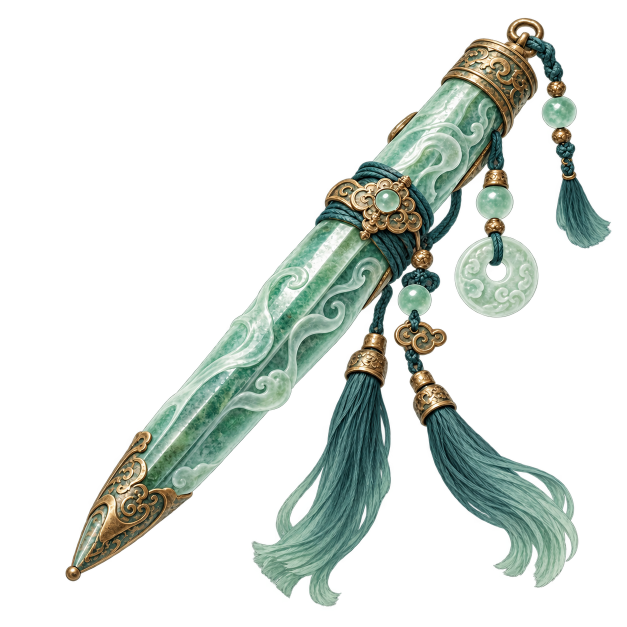
#> input picture art/production/art35/blade-source-v2.png, 1254 x 1254 px, given in place of heart-source-v2.png, which was not available (shown at 1/2 size)
$ python export_art35_props.py
#> lines starting #> are read from the running program, lines starting #| are printed output that depends on the picture
### art/tools/export_art10_blanks.py
"""Export ART10 originals without semantic edits or nonuniform scaling.

Uses Pillow only for this explicit producer, never as a new inventory-validator
dependency. The selected PNG and current finished-object reference stay intact.
"""
import argparse
import hashlib
import json
from pathlib import Path
import subprocess
import tempfile

ROOT = Path(__file__).resolve().parents[2]
IDS = ('frost_sword', 'jade_seal', 'soul_lamp', 'cloud_mirror')
BASE = 'art/redesign/art10-relic-blanks'
FACTS = BASE + '/export-facts.json'
PRODUCER = 'art/tools/export_art10_blanks.py'
ENCODING = ['cwebp', '-q', '82', '-m', '6', '-alpha_q', '100',
            '-resize', '512', '512', '-metadata', 'none']
ALIGNMENT = dict(method='uniform-contain-alpha16-bottom-center', threshold=16,
                 resampling='Pillow BICUBIC inverse affine', width=512, height=512,
                 nonuniformScale=False, cropPaintedBody=False)


def digest(data):
    return hashlib.sha256(data).hexdigest()


def identity(root, name):
    data = (root / name).read_bytes()
    return dict(path=name, bytes=len(data), sha256=digest(data))


def image_facts(root, name):
#> called with name = 'art/production/art35/heart-source-v2.png'
    from PIL import Image
    with Image.open(root / name) as opened:
#> opened is the input picture: PIL image 1254x1254 RGBA; mean R, G, B, A 33.7, 40.9, 35.6, 66
        opened.load()
        original_mode = opened.mode
#> original_mode = 'RGBA'
        image = opened.convert('RGBA')
    alpha = image.getchannel('A')
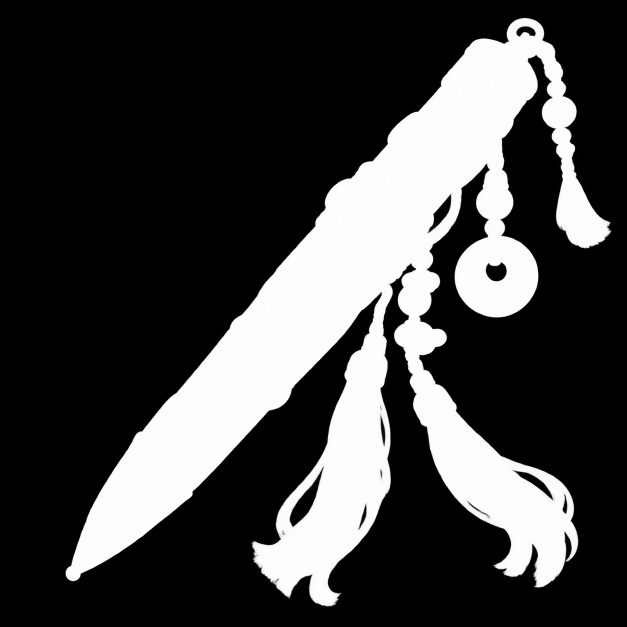
#> alpha: PIL image 1254x1254 L (shown at 1/2 size); min 0, max 255, mean 66
    histogram = alpha.histogram()
#> histogram = 256 values, max 1114048 at index 0, min 35 at index 125, mean 6142.6
    row = identity(root, name)
    row.update(dimensions=dict(width=image.width, height=image.height),
               format='png' if name.endswith('.png') else 'webp', mode=original_mode,
               alpha=histogram[0] > 0 and sum(histogram[1:]) > 0,
               alphaProof=dict(transparentPixels=histogram[0], solidPixels=sum(histogram[250:]),
                               intermediatePixels=sum(histogram[1:250]),
                               min=alpha.getextrema()[0], max=alpha.getextrema()[1]),
               alphaBBox1=list(alpha.getbbox()),
               alphaBBox16=list(alpha.point(lambda n: 255 if n >= 16 else 0).getbbox()),
               rgbaSHA256=digest(image.tobytes()))
    return image, row


# [86 lines left out: functions placement, produce, not called in this run]


# [9 lines that do not run on import are left out]

### art/tools/export_art35_props.py
"""ART35: trim transparent padding, uniformly fit, and deterministically encode eight props."""
import argparse,json,subprocess,tempfile
from pathlib import Path
from export_art10_blanks import image_facts,identity,digest

ROOT=Path(__file__).resolve().parents[2]
BASE='art/production/art35'
NAMES=['heart','blade','scroll','knot','seal','fan','manual','leaf']
PRODUCER='art/tools/export_art35_props.py'
ENCODING=['cwebp','-q','82','-m','6','-alpha_q','100','-metadata','none']

def produce(root,verify=False):
 from PIL import Image,__version__ as pillow_version
 rows=[]
 for name in NAMES:
  cleaned=name in ['heart','blade']
  source_path=f'{BASE}/{name}-source'+('-v2'if cleaned else'')+'.png'
  raw,source=image_facts(root,source_path)
#> source = 11 items
  alpha=raw.getchannel('A');assert alpha.getextrema()==(0,255),'ART35 source must have real alpha'
  box=alpha.point(lambda value:255 if value>1 else 0).getbbox()
#> box = (128, 33, 1225, 1220)
  assert box and box[2]>box[0] and box[3]>box[1]
  borders=[(0,0,raw.width,box[1]),(0,box[3],raw.width,raw.height),(0,box[1],box[0],box[3]),(box[2],box[1],raw.width,box[3])]
#> borders = [(0, 0, 1254, 33), (0, 1220, 1254, 1254), (0, 33, 128, 1220), (1225, 33, 1254, 1220)]
  removed_max=max([alpha.crop(r).getextrema()[1]for r in borders if r[2]>r[0]and r[3]>r[1]]or[0])
#> removed_max = 1
  assert removed_max<=1,'ART35 may only trim effectively transparent outer residue'
  target=(128,512)if name=='leaf'else(512,512);padding=4 if name=='leaf'else 16
  scale=min((target[0]-padding*2)/(box[2]-box[0]),(target[1]-padding*2)/(box[3]-box[1]))
#> scale = 0.404
  size=(max(1,round((box[2]-box[0])*scale)),max(1,round((box[3]-box[1])*scale)))
#> size = (444, 480)
  offset=((target[0]-size[0])//2,(target[1]-size[1])//2)
#> offset = (34, 16)
  fitted=raw.crop(box).resize(size,Image.Resampling.LANCZOS)
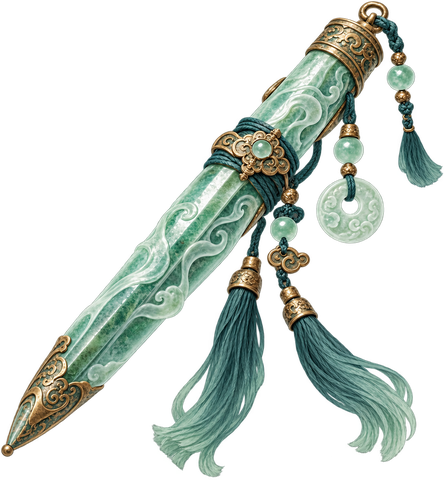
#> fitted: PIL image 444x480 RGBA; mean R, G, B, A 40.6, 49, 42.7, 79.7; transparent parts drawn white
  canvas=Image.new('RGBA',target,(0,0,0,0));canvas.paste(fitted,offset)
#> after `canvas = Image.new('RGBA', target, (0, 0, 0, 0))`: canvas: PIL image 512x512 RGBA; every value is 0
#> after `canvas.paste(fitted, offset)`:
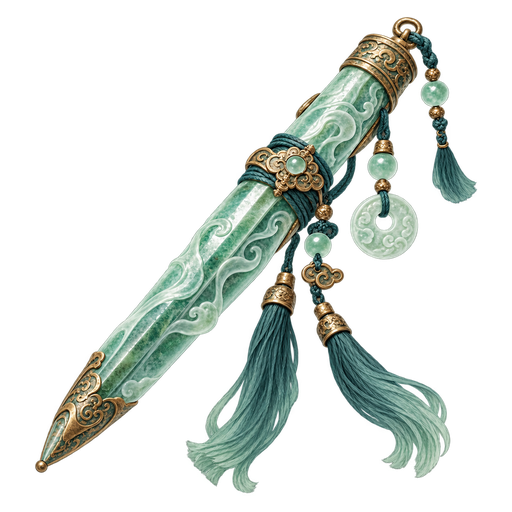
#> canvas: PIL image 512x512 RGBA; mean R, G, B, A 33, 39.9, 34.7, 64.8; transparent parts drawn white
  with tempfile.TemporaryDirectory(prefix='chenyuan-art35-export-')as temp:
   temp=Path(temp);png=temp/'fit.png';canvas.save(png)
   outputs=[temp/'one.webp',temp/'two.webp']
   for dest in outputs:subprocess.run([ENCODING[0],'-quiet',*ENCODING[1:],str(png),'-o',str(dest)],check=True)
   a,b=[p.read_bytes()for p in outputs];assert a==b and len(a)<=(40000 if name=='leaf'else 100000)
   first_sha,second_sha=digest(a),digest(b)
   runtime_path=f'web/public/art/v2/study/{name}-v1.webp';dest=root/runtime_path
   if verify:assert dest.read_bytes()==a,'ART35 deterministic output differs'
   else:dest.parent.mkdir(parents=True,exist_ok=True);dest.write_bytes(a)
  decoded,runtime=image_facts(root,runtime_path)
  a=decoded.getchannel('A');w,h=decoded.size
  edges=[a.crop(r).getextrema()[1]for r in [(0,0,w,1),(0,h-1,w,h),(0,0,1,h),(w-1,0,w,h)]]
  assert max(edges)==0 and a.getextrema()==(0,255),'ART35 complete transparent runtime margin'
  audit=f'{BASE}/{name}'+('-clean'if cleaned else'')+'-audit.json'
  record=json.loads((root/audit).read_text());assert record['selectedCopy']==identity(root,source_path)
  assert image_facts(root,source_path)[1]==source,'ART35 source mutated'
  rows.append(dict(name=name,source=source,runtime=runtime,audit=identity(root,audit),prompt=record['prompt'],transform=dict(cropOuterAlphaAtMost=1,cropBox=list(box),removedOuterMaxAlpha=removed_max,uniformScale=scale,resized=list(size),offset=list(offset),canvas=list(target),semanticEdit=False),runtimeEdgeMax=edges,doubleExport=dict(bytesEqual=True,firstSHA256=first_sha,secondSHA256=second_sha,sourceUnchanged=True)))
 result=dict(format='chenyuan-study-rest-art35-export',version=1,producer=identity(root,PRODUCER),helper=identity(root,'art/tools/export_art10_blanks.py'),encoding=ENCODING,decoder='Pillow',decoderVersion=pillow_version,encoderVersion=subprocess.check_output(['cwebp','-version'],text=True).strip(),assets=rows,userAcceptance=False)
 assert sum(r['runtime']['bytes']for r in rows)<=740000
 dest=root/(BASE+'/export-facts.json')
 if verify:assert json.loads(dest.read_text())==result,'ART35 facts differ'
 else:dest.write_text(json.dumps(result,ensure_ascii=False,indent=2)+'\n')
 return result

if __name__=='__main__':
 parser=argparse.ArgumentParser();parser.add_argument('--verify',action='store_true');args=parser.parse_args()
#> (the run stopped early here; a loop or call above may not have finished)
